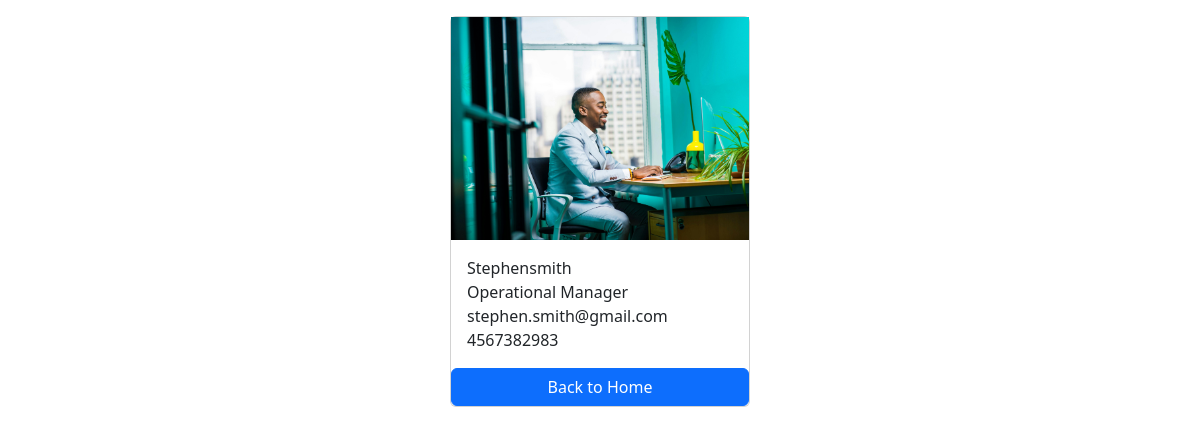
The app's page /employees/6/ with its own data.
### salary/models.py (models this page shows, shortened)
class Employee(models.Model):
    first_name=models.CharField(max_length=100)
    last_name=models.CharField(max_length=100)
    photo=models.ImageField(upload_to='images')
    designation=models.CharField(max_length=100)
    email_address=models.EmailField(max_length=100,unique=True)
    phone_number=models.CharField(max_length=10,blank=True)

### salary/views.py (the view)
# urls.py: path('<int:pk>/',views.employee_detail, name='employee_detail')
def employee_detail(request,pk):
   employee=get_object_or_404(Employee,pk=pk)
   context={
      'employee':employee,
   }
   return render(request,'employee_detail.html',context)

### templates/employee_detail.html (shortened to what this page needs)
<!DOCTYPE html>
<html lang="en">
<head>
    <link href="https://cdn.jsdelivr.net/npm/bootstrap@5.3.2/dist/css/bootstrap.min.css" rel="stylesheet">
</head>
<body>
    <div class="container mt-3">
    <div class="card mx-auto" style="width:300px">
        <img src="{{employee.photo.url}}" alt="">
        <div class="card-body">
           <p class="card-text m-0">{{employee.first_name}}{{employee.last_name}}</p>
           <p class="card-text m-0">{{employee.designation}}</p>
           <p class="card-text m-0">{{employee.email_address}}</p>
           <p class="card-text m-0">{{employee.phone_number}}</p>
        </div>
        <a href="{% url 'home' %}" class='btn btn-primary'> Back to Home</a>
    </div>
   </div>
</body>
</html>

### records on screen
Employee: photo (picture), first_name "Stephen", last_name "smith", designation "Operational Manager", email_address "stephen.smith@gmail.com", phone_number "4567382983"
